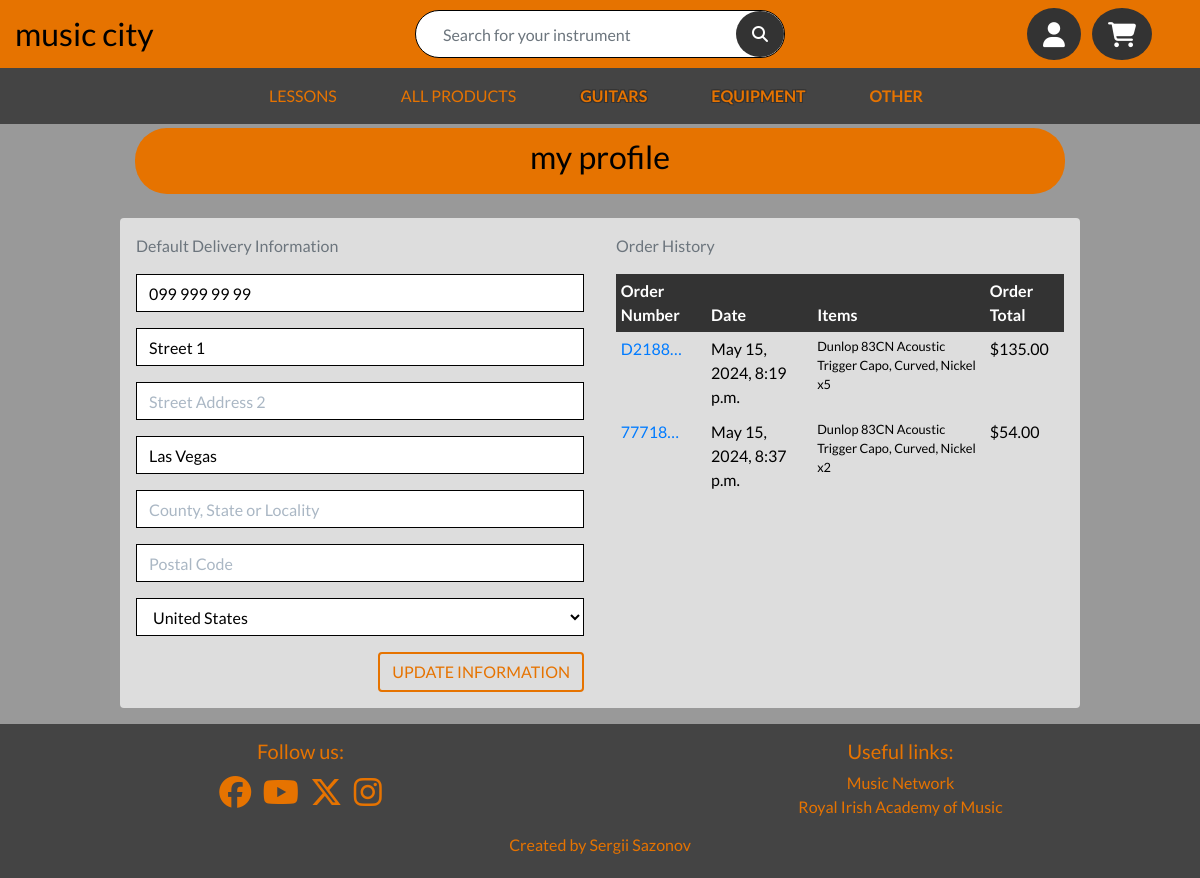
/profile/ (signed in), run on the app's committed database.
### profiles/models.py (models this page shows, shortened)
class UserProfile(models.Model):
    user = models.OneToOneField(User, on_delete=models.CASCADE)
    default_phone_number = models.CharField(max_length=20, null=True, blank=True)
    default_street_address1 = models.CharField(max_length=80, null=True, blank=True)
    default_street_address2 = models.CharField(max_length=80, null=True, blank=True)
    default_town_or_city = models.CharField(max_length=40, null=True, blank=True)
    default_county = models.CharField(max_length=80, null=True, blank=True)
    default_postcode = models.CharField(max_length=20, null=True, blank=True)
    default_country = CountryField(blank_label='Country', null=True, blank=True)

### checkout/models.py (models this page shows, shortened)
class Order(models.Model):
    order_number = models.CharField(max_length=32, null=False, editable=False)
    user_profile = models.ForeignKey(UserProfile, on_delete=models.SET_NULL,
                                     null=True, blank=True, related_name='orders')
    full_name = models.CharField(max_length=50, null=False, blank=False)
    email = models.EmailField(max_length=254, null=False, blank=False)
    phone_number = models.CharField(max_length=20, null=False, blank=False)
    country = CountryField(blank_label='Country *', null=False, blank=False)
    postcode = models.CharField(max_length=20, null=True, blank=True)
    town_or_city = models.CharField(max_length=40, null=False, blank=False)
    street_address1 = models.CharField(max_length=80, null=False, blank=False)
    street_address2 = models.CharField(max_length=80, null=True, blank=True)
    county = models.CharField(max_length=80, null=True, blank=True)
    date = models.DateTimeField(auto_now_add=True)
    delivery_cost = models.DecimalField(max_digits=6, decimal_places=2, null=False, default=0)
    order_total = models.DecimalField(max_digits=10, decimal_places=2, null=False, default=0)
    grand_total = models.DecimalField(max_digits=10, decimal_places=2, null=False, default=0)
    original_bag = models.TextField(null=False, blank=False, default='')
    stripe_pid = models.CharField(max_length=254, null=False, blank=False, default='')

class OrderLineItem(models.Model):
    order = models.ForeignKey(Order, null=False, blank=False, on_delete=models.CASCADE, related_name='lineitems')
    product = models.ForeignKey(Product, null=False, blank=False, on_delete=models.CASCADE)
    quantity = models.IntegerField(null=False, blank=False, default=0)
    lineitem_total = models.DecimalField(max_digits=6, decimal_places=2, null=False, blank=False, editable=False)

### products/models.py (models this page shows, shortened)
class Product(models.Model):
    category = models.ForeignKey('Category', null=True, blank=True, on_delete=models.SET_NULL)
    sku = models.CharField(max_length=254, null=True, blank=True)
    name = models.CharField(max_length=254)
    brand = models.CharField(max_length=30, default='other')
    description = models.TextField()
    price = models.DecimalField(max_digits=6, decimal_places=2)
    old_price = models.DecimalField(max_digits=6, decimal_places=2, null=True, blank=True)
    image_url = models.URLField(max_length=1024, null=True, blank=True)
    image = CloudinaryField('image', default=None, null=True, blank=True)

### profiles/views.py (the view)
# urls.py: path('profile/', include('profiles.urls')),
def profile(request):
    profile = get_object_or_404(UserProfile, user=request.user)
    if request.method == 'POST':
        form = UserProfileForm(request.POST, instance=profile)
        if form.is_valid():
            form.save()
            messages.success(request, 'Profile updated successfully')
    form = UserProfileForm(instance=profile)
    orders = profile.orders.all()
    template = 'profiles/profile.html'
    context = {
        'form': form,
        'orders': orders,
        'on_profile_page': True
    }
    return render(request, template, context)

### profiles/forms.py
class UserProfileForm(forms.ModelForm):
    class Meta:
        model = UserProfile
        exclude = ('user',)
    def __init__(self, *args, **kwargs):
        super().__init__(*args, **kwargs)
        placeholders = {
            'default_phone_number': 'Phone Number',
            'default_postcode': 'Postal Code',
            'default_town_or_city': 'Town or City',
            'default_street_address1': 'Street Address 1',
            'default_street_address2': 'Street Address 2',
            'default_county': 'County, State or Locality',
        }
        self.fields['default_phone_number'].widget.attrs['autofocus'] = True
        for field in self.fields:
            if field != 'default_country':
                if self.fields[field].required:
                    placeholder = f'{placeholders[field]} *'
                else:
                    placeholder = placeholders[field]
                self.fields[field].widget.attrs['placeholder'] = placeholder
            self.fields[field].widget.attrs['class'] = 'border-black rounded-0 profile-form-input'
            self.fields[field].label = False

### bag/contexts.py (called while the page is built, shortened)
def bag_contents(request):
    bag_items = []
    total = 0
    product_count = 0
    bag = request.session.get('bag', {})
    if total < settings.FREE_DELIVERY_THRESHOLD:
        delivery = total * Decimal(settings.STANDARD_DELIVERY_PERCENTAGE)
        free_delivery_delta = settings.FREE_DELIVERY_THRESHOLD - total
    else:
        delivery = 0
        free_delivery_delta = 0
    grand_total = total + delivery
    context = {
        'bag_items': bag_items,
        'total': total,
        'product_count': product_count,
        'delivery': delivery,
        'free_delivery_delta': free_delivery_delta,
        'free_delivery_threshold': settings.FREE_DELIVERY_THRESHOLD,
        'grand_total': grand_total,
    }
    return context

### profiles/templates/profiles/profile.html (shortened to what this page needs)
{% extends "base.html" %}
{% load static %}
{% block extra_css %}
    <link rel="stylesheet" href="{% static 'profiles/css/profile.css' %}">
{% endblock %}
{% block page_header %}
    <div class="container header-container">
    </div>
{% endblock %}
{% block content %}
    <div class="container">
        <div class="row">
            <div class="col">
                <div class="product-header mb-4">
                    <h2 class="logo-font text-black">My Profile</h2>
                </div>
            </div>
        </div>
        <div class="row light-bg rounded">
            <div class="col-12 col-lg-6 p-3">
                <p class="text-muted">Default Delivery Information</p>
                <form class="mt-3" action="{% url 'profile' %}" method="POST" id="profile-update-form">
                    {{ form|crispy }}
                    <button class="btn btn-main text-uppercase float-right">Update Information</button>
                </form>
            </div>
            <div class="col-12 col-lg-6 p-3">
                <p class="text-muted">Order History</p>
                <div class="order-history table-responsive">
                    <table class="table table-sm table-borderless text-white">
                        <thead>
                            <tr>
                                <th>Order Number</th>
                                <th>Date</th>
                                <th>Items</th>
                                <th>Order Total</th>
                            </tr>
                        </thead>
                        <tbody class="text-black">
                            {% for order in orders %}
                                <tr>
                                    <td>
                                        <a href="{% url 'order_history' order.order_number %}"
                                        title="{{ order.order_number }}">
                                            {{ order.order_number|truncatechars:6 }}
                                        </a>
                                    </td>
                                    <td>{{ order.date }}</td>
                                    <td>
                                        <ul class="list-unstyled">
                                            {% for item in order.lineitems.all %}
                                                <li class="small">
                                                    {{ item.product.name }} x{{ item.quantity }}
                                                </li>
                                            {% endfor %}
                                        </ul>
                                    </td>
                                    <td>${{ order.grand_total }}</td>
                                </tr>
                            {% endfor %}
                        </tbody>
                    </table>
                </div>
            </div>
        </div>
{% endblock %}

### static/css/base.css (style rules this page uses)
html { height: 100%; }
body { color: #555; background-color: #999; font-family: 'Lato'; }
.logo-font { text-transform: lowercase; }
.light-bg { background-color: #ddd; }
.text-black { color: #000 !important; }
.border-black { border: 1px solid black !important; }
.header-container { padding-top: 5rem; }
.product-header { background-color: #e67300; padding: 10px; border-radius: 2rem; text-align: center; }
thead { background-color: #333; }
.btn-main { color: #e67300 !important; background-color: initial; border: 2px solid #e67300; }
@media (min-width: 1200px) { .container { max-width: 80%; } }
@media (min-width: 992px) { .header-container { padding-top: 8rem; } }

### profiles/static/profiles/css/profile.css (style rules this page uses)
.order-history { max-height: 416px; overflow-y: auto; }
#profile-update-form .form-control { color: #000; }
#profile-update-form input::placeholder { color: #aab7c4; }
#id_default_country, #id_default_country option:not(:first-child) { color: #000; }

### data on the page
UserProfile: default_phone_number "099 999 99 99", default_street_address1 "Street 1", default_town_or_city "Las Vegas", default_country "United States"
Order: order_number "D2188…", date "May 15, 2024, 8:19 p.m.", grand_total "135.00"
OrderLineItem: product.name "Dunlop 83CN Acoustic Trigger Capo, Curved, Nickel", quantity "5"
Order: order_number "77718…", date "May 15, 2024, 8:37 p.m.", grand_total "54.00"
OrderLineItem: product.name "Dunlop 83CN Acoustic Trigger Capo, Curved, Nickel", quantity "2"
